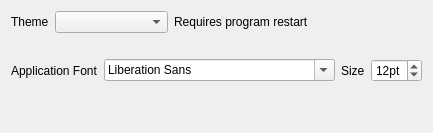
          <widget class="QWidget" name="tabWidgetPage5">
           <attribute name="title">
            <string>Display</string>
           </attribute>
           <layout class="QVBoxLayout" name="verticalLayout_19">
            <item>
             <layout class="QHBoxLayout" name="horizontalLayout_17">
              <item>
               <widget class="QLabel" name="label_23">
                <property name="text">
                 <string>Theme</string>
                </property>
               </widget>
              </item>
              <item>
               <widget class="QComboBox" name="cbxTheme">
                <property name="sizePolicy">
                 <sizepolicy hsizetype="Expanding" vsizetype="Fixed">
                  <horstretch>0</horstretch>
                  <verstretch>0</verstretch>
                 </sizepolicy>
                </property>
               </widget>
              </item>
              <item>
               <widget class="QLabel" name="label_24">
                <property name="text">
                 <string>Requires program restart</string>
                </property>
               </widget>
              </item>
              <item>
               <spacer name="horizontalSpacer_12">
                <property name="orientation">
                 <enum>Qt::Horizontal</enum>
                </property>
                <property name="sizeHint" stdset="0">
                 <size>
                  <width>40</width>
                  <height>20</height>
                 </size>
                </property>
               </spacer>
              </item>
             </layout>
            </item>
            <item>
             <layout class="QHBoxLayout" name="horizontalLayout_19">
              <property name="topMargin">
               <number>20</number>
              </property>
              <item>
               <widget class="QLabel" name="label_26">
                <property name="text">
                 <string>Application Font</string>
                </property>
               </widget>
              </item>
              <item>
               <widget class="QFontComboBox" name="fontComboBox">
                <property name="sizePolicy">
                 <sizepolicy hsizetype="Expanding" vsizetype="Fixed">
                  <horstretch>0</horstretch>
                  <verstretch>0</verstretch>
                 </sizepolicy>
                </property>
               </widget>
              </item>
              <item>
               <widget class="QLabel" name="label_27">
                <property name="text">
                 <string>Size</string>
                </property>
               </widget>
              </item>
              <item>
               <widget class="QSpinBox" name="spinBoxAppFontSize">
                <property name="suffix">
                 <string>pt</string>
                </property>
                <property name="prefix">
                 <string/>
                </property>
                <property name="minimum">
                 <number>8</number>
                </property>
                <property name="maximum">
                 <number>40</number>
                </property>
                <property name="value">
                 <number>12</number>
                </property>
               </widget>
              </item>
             </layout>
            </item>
            <item>
             <spacer name="verticalSpacer_5">
              <property name="orientation">
               <enum>Qt::Vertical</enum>
              </property>
              <property name="sizeHint" stdset="0">
               <size>
                <width>20</width>
                <height>40</height>
               </size>
              </property>
             </spacer>
            </item>
           </layout>
          </widget>
